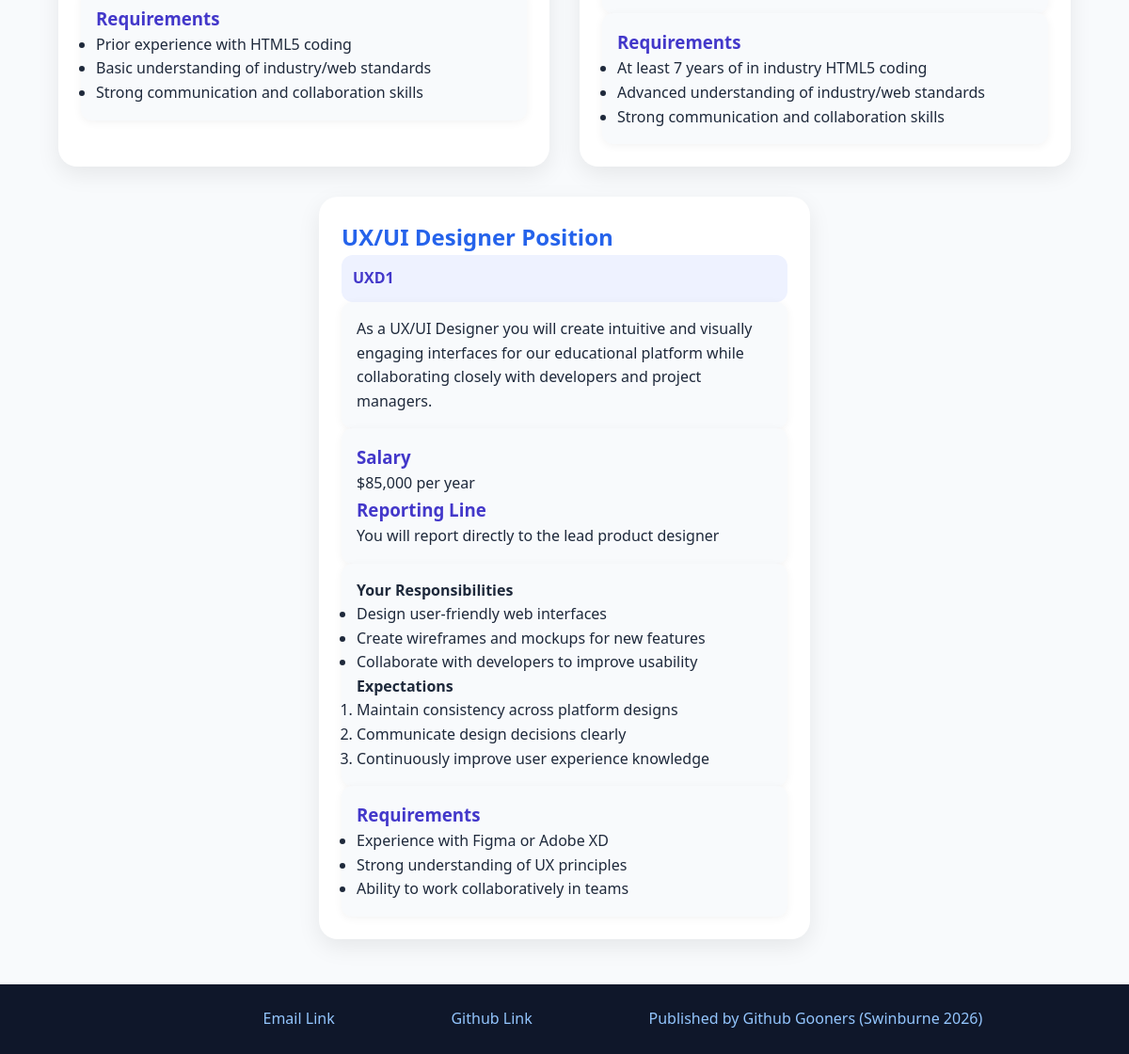
The page /pages/jobs.php (lower part) on the database as committed earlier.
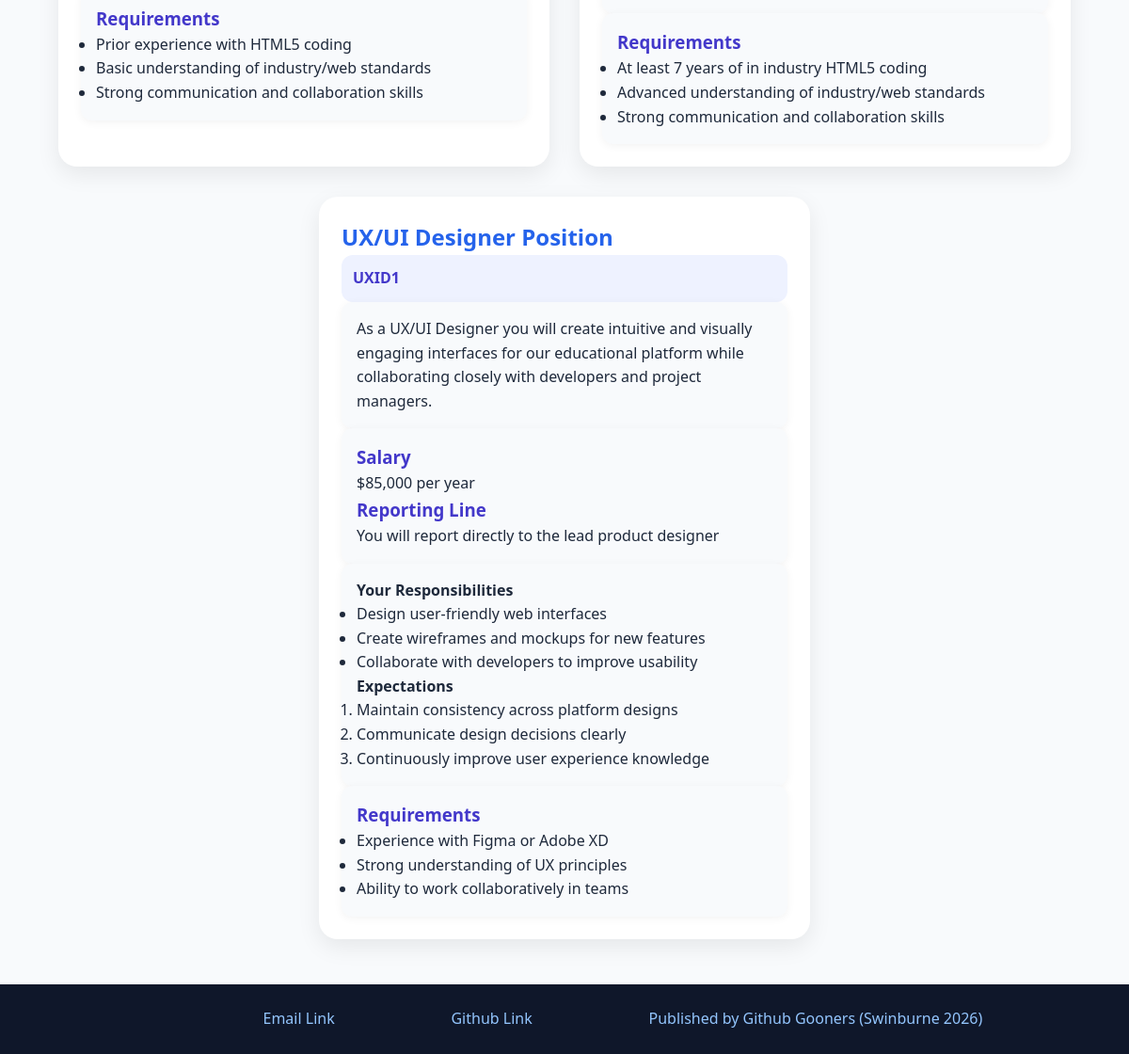
The same page on the database as committed later.
### tables this page shows
CREATE TABLE `jobs` (
  `job_id` int(11) NOT NULL,
  `title` varchar(100) NOT NULL,
  `job_code` varchar(20) NOT NULL,
  `description` text NOT NULL,
  `responsibilities` text NOT NULL,
  `expectations` text NOT NULL,
  `salary` int(11) NOT NULL,
  `reporting_line` varchar(255) NOT NULL,
  `requirements` text NOT NULL
);

### pages/jobs.php (the view, shortened to what this page needs)
<!DOCTYPE html>
<html lang="en">
    <head>
        <link rel="stylesheet" type="text/css" href="../styles/styles.css">
    </head>
    <body>
    <?php
    require_once("settings.php");
    $conn = mysqli_connect($host, $user, $pwd, $sql_db);
    $search = "";
    $query = "SELECT * FROM jobs
            WHERE title LIKE '%$search%'";
    $result = mysqli_query($conn, $query);
    ?>
    <div class="jobs-container">
    <?php
    if (mysqli_num_rows($result) > 0) {
        while ($row = mysqli_fetch_assoc($result)) {
            $responsibilities = explode(",", $row['responsibilities']);
            $expectations = explode(",", $row['expectations']);
            $requirements = explode(",", $row['requirements']);
    ?>
    <section class="job-box">
        <h2><?php echo $row['title']; ?></h2>
        <aside class="job-code">
            <?php echo $row['job_code']; ?>
        </aside>
        <section class="job-description">
            <p><?php echo $row['description']; ?></p>
        </section>
        <section class="job-salary">
            <h3>Salary</h3>
            <p>$<?php echo number_format($row['salary']); ?> per year</p>
            <h3>Reporting Line</h3>
            <p><?php echo $row['reporting_line']; ?></p>
        </section>
        <section class="job-workflow">
            <h4>Your Responsibilities</h4>
            <ul>
                <?php
                foreach ($responsibilities as $item) {
                    echo "<li>$item</li>";
                }
                ?>
            </ul>
            <h4>Expectations</h4>
            <ol>
                <?php
                foreach ($expectations as $item) {
                    echo "<li>$item</li>";
                }
                ?>
            </ol>
        </section>
        <section class="job-requirements">
            <h3>Requirements</h3>
            <ul>
                <?php
                foreach ($requirements as $item) {
                    echo "<li>$item</li>";
                }
                ?>
            </ul>
        </section>
    </section>
    <?php
        }
    } else {
        echo "<p>No jobs currently available.</p>";
    }
    ?>
    </div>
    <?php include '../IncFiles/footer.inc';
        ?>
    </body>
</html>

Rows that differ between the two databases and show on the page:
changed jobs "UX/UI Designer Position": job_code "UXD1" → "UXID1"
